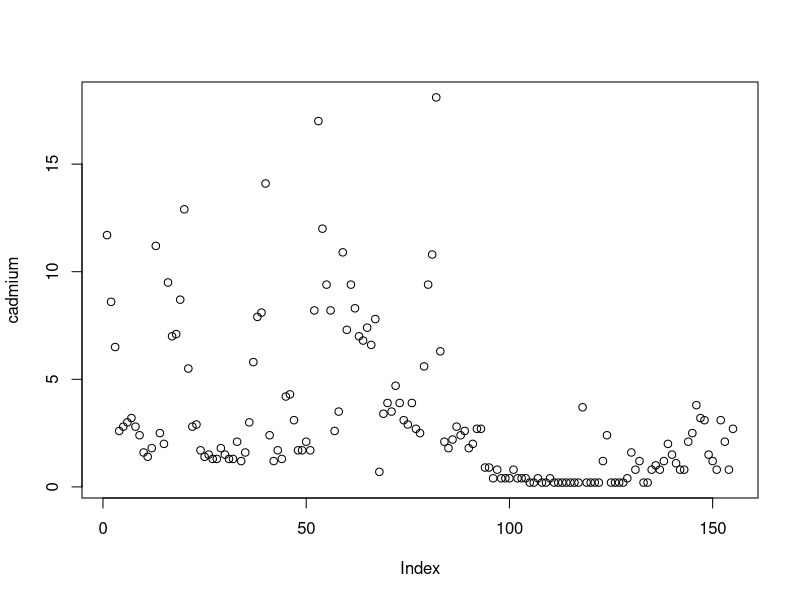
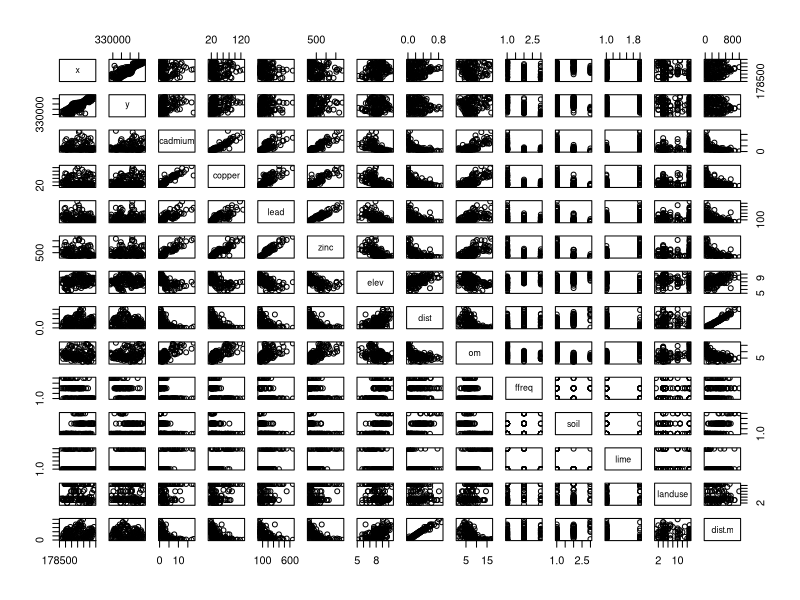
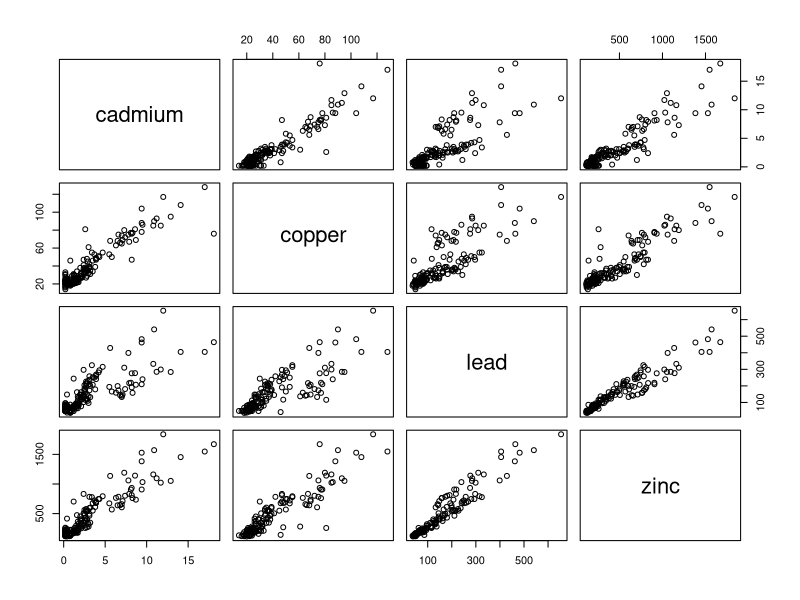
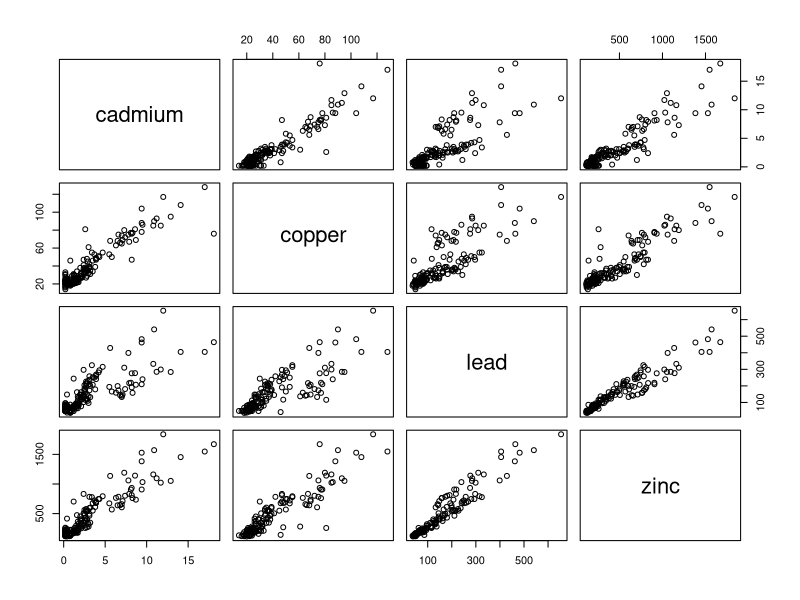
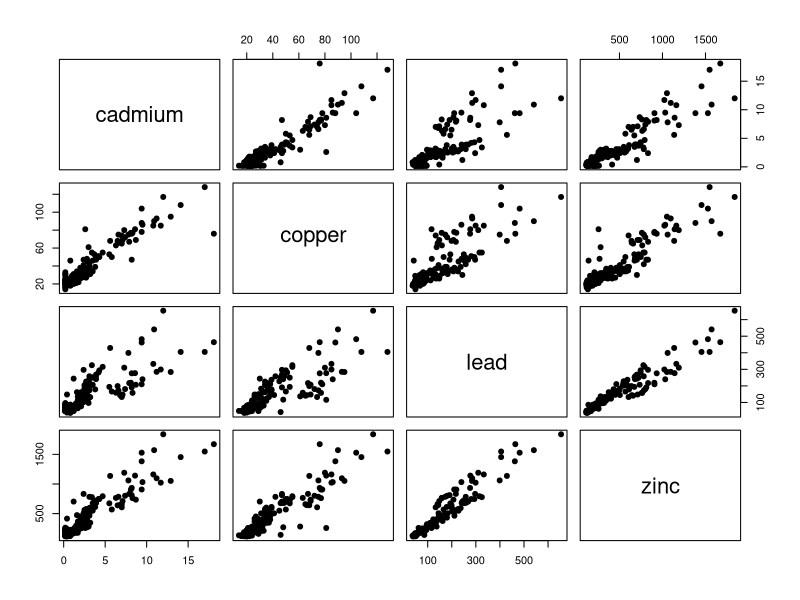
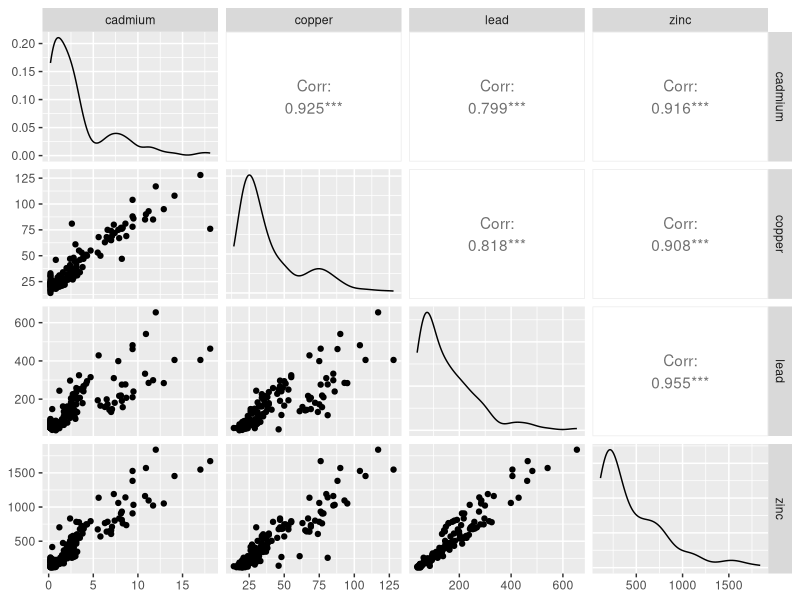

Write the R code that produced these figures, in order.
#multipanel in R: monitoring ecosystems

install.packages("GGally") #'GGally' extends 'ggplot2' by adding several functions to reduce the complexity of combining geometric objects
library(sp)
#require(sp) is the same of library(sp)
data(meuse)
attach(meuse) #make use of data set of meuse

meuse #to see all the variables
plot(cadmium)

#make che pairs vairables in plot
pairs(meuse) #intersections of variables in a kind of matrix. pairs is a function stored in GGally (in this case)

#to correlate only some variables in the plot. It needs to be indicated the dataset that is going to be used
pairs(~ cadmium+copper+lead+zinc,data=meuse)
#or
pairs(meuse[,3:6]) # [,3:6] from 3(cadmium) to 6(zinc)
#16 and 15 are the same function!

pairs(meuse[,3:6],pch=19)

library(GGally)
ggpairs(meuse[,3:6])
